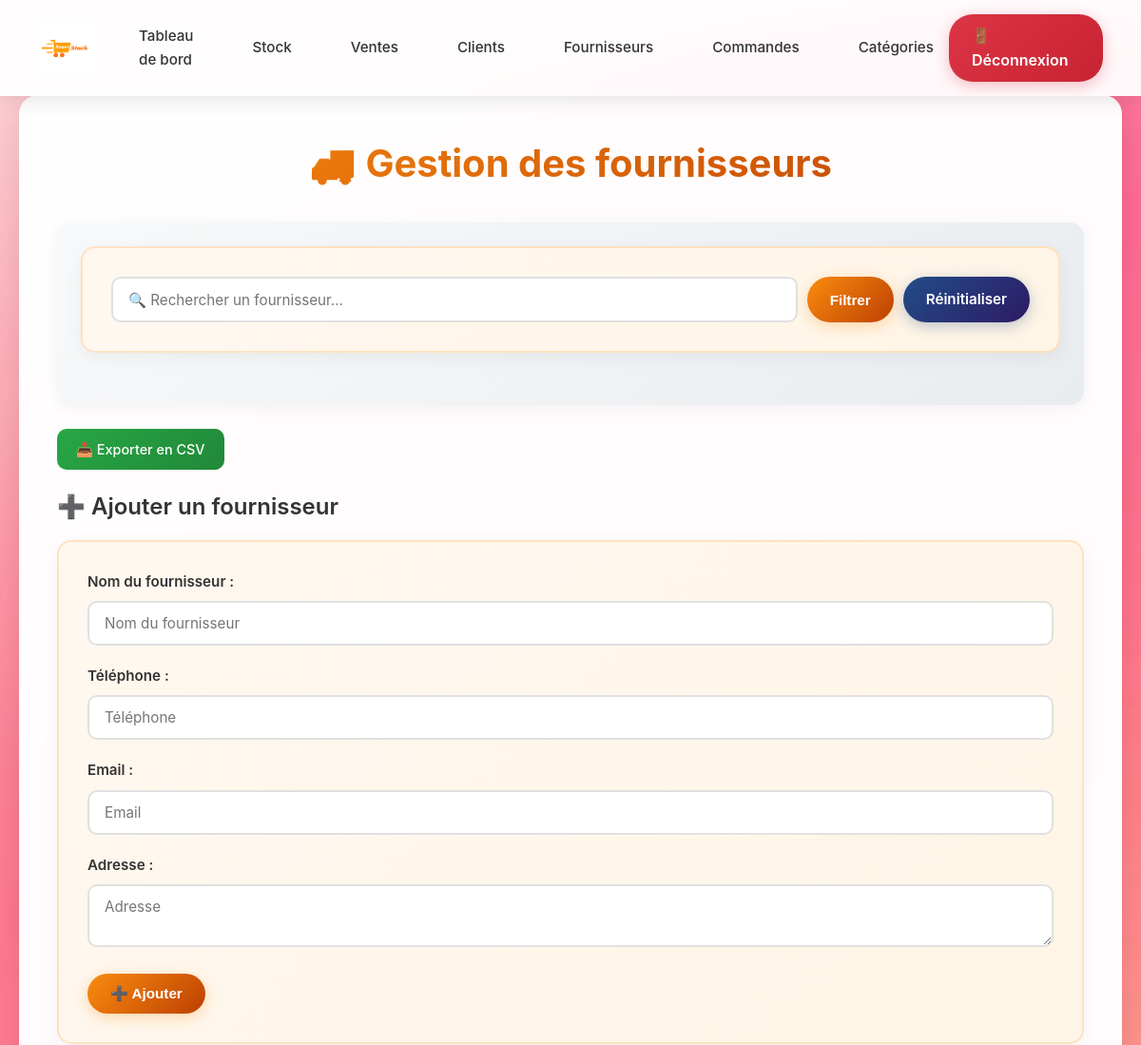
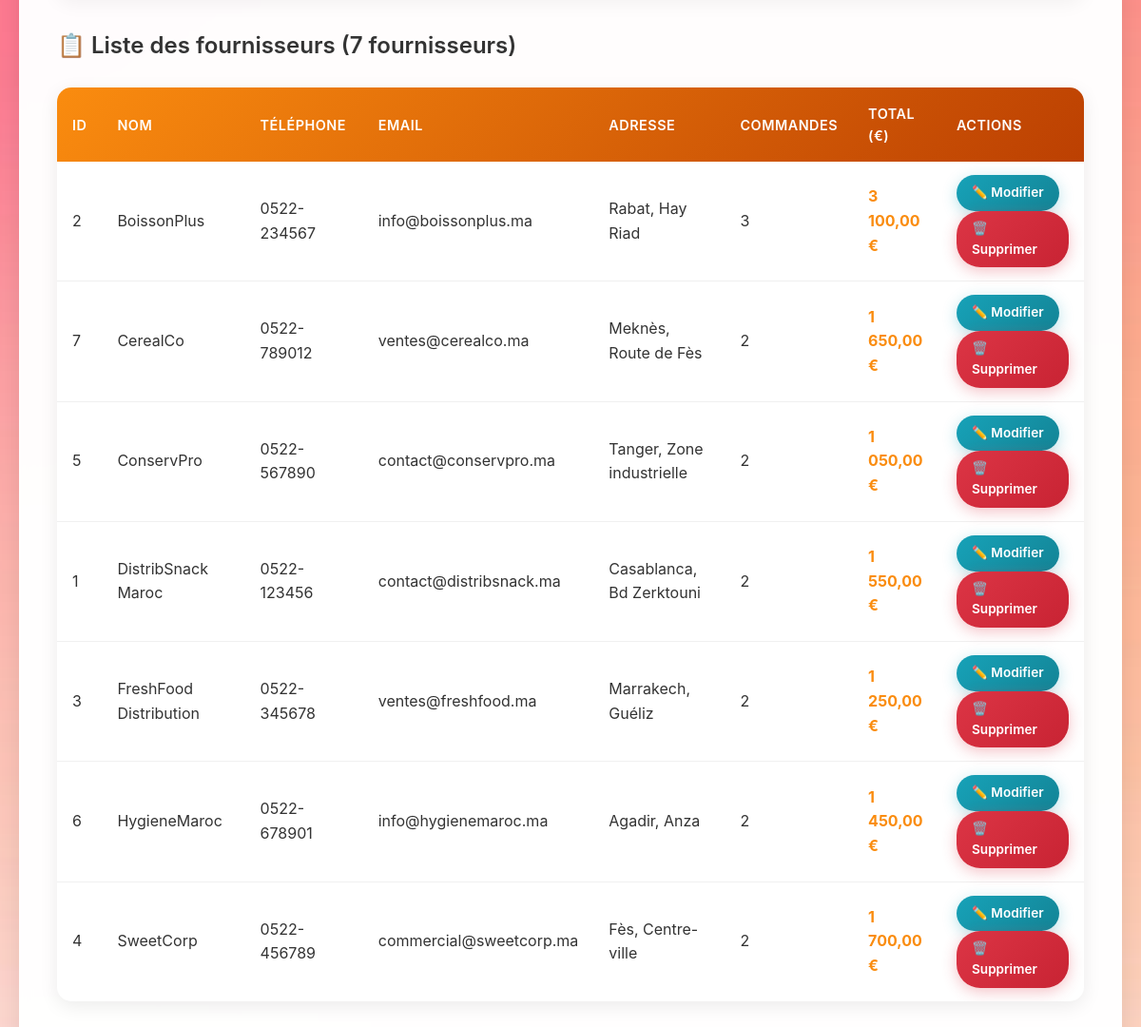
/pages/fournisseurs/fournisseurs.php (signed in), run on the app's committed database (2 pictures, top to bottom).
### tables this page shows
CREATE TABLE fournisseurs (
    id INT AUTO_INCREMENT PRIMARY KEY,
    nom VARCHAR(100) NOT NULL,
    telephone VARCHAR(20),
    email VARCHAR(100),
    adresse TEXT
);

### pages/fournisseurs/fournisseurs.php (the view, shortened to what this page needs)
<?php
include('../../config/db_conn.php');
$role = $_SESSION['role'];
$peut_modifier = in_array($role, ['admin', 'responsable_approvisionnement']);
$page = isset($_GET['page']) ? max(1, intval($_GET['page'])) : 1;
$per_page = 15;
$offset = ($page - 1) * $per_page;
$recherche = isset($_GET['recherche']) ? trim($_GET['recherche']) : '';
$where_clause = "";
$params = [];
$types = "";
$count_query = "SELECT COUNT(*) as total FROM fournisseurs $where_clause";
if (!empty($params)) {
    $stmt = mysqli_prepare($conn, $count_query);
    mysqli_stmt_bind_param($stmt, $types, ...$params);
    mysqli_stmt_execute($stmt);
    $count_result = mysqli_stmt_get_result($stmt);
    $total_rows = mysqli_fetch_assoc($count_result)['total'];
    mysqli_stmt_close($stmt);
} else {
    $count_result = mysqli_query($conn, $count_query);
    $total_rows = mysqli_fetch_assoc($count_result)['total'];
}
$query = "SELECT f.*, COUNT(DISTINCT a.id) as nb_commandes, COALESCE(SUM(a.montant_total), 0) as total_commandes
          FROM fournisseurs f
          LEFT JOIN achats a ON f.id = a.id_fournisseur
          $where_clause
          GROUP BY f.id
          ORDER BY f.nom ASC
          LIMIT ? OFFSET ?";
$params[] = $per_page;
$params[] = $offset;
$types .= "ii";
$stmt = mysqli_prepare($conn, $query);
mysqli_stmt_bind_param($stmt, $types, ...$params);
mysqli_stmt_execute($stmt);
$result = mysqli_stmt_get_result($stmt);
$fournisseur_edit = null;
?>
<!DOCTYPE html>
<html lang="fr">
<head>
<link rel="stylesheet" href="../../assets/css/styles_connected.css">
</head>
<body>
<header>
    <nav class="navbar">
        <div class="nav-left">
            <a href="index.php" class="logo-link">
                <img src="../../assets/images/logo_epicerie.png" alt="Logo" class="logo-navbar">
            </a>
            <a href="index.php" class="nav-link">Tableau de bord</a>
            <a href="stock.php" class="nav-link">Stock</a>
            <a href="ventes.php" class="nav-link">Ventes</a>
            <a href="clients.php" class="nav-link">Clients</a>
            <a href="fournisseurs.php" class="nav-link">Fournisseurs</a>
            <a href="commandes.php" class="nav-link">Commandes</a>
            <a href="categories.php" class="nav-link">Catégories</a>
        </div>
        <a href="logout.php" class="logout">🚪 Déconnexion</a>
    </nav>
</header>
<div class="main-container">
    <div class="content-wrapper">
    <h1>🚚 Gestion des fournisseurs</h1>
    <div class="filters">
        <form method="GET" style="display: flex; gap: 10px; width: 100%;">
            <input type="text" name="recherche" placeholder="🔍 Rechercher un fournisseur..." value="<?= htmlspecialchars($recherche) ?>" style="flex: 1;">
            <button type="submit" class="btn">Filtrer</button>
            <a href="fournisseurs.php" class="btn btn-secondary">Réinitialiser</a>
        </form>
    </div>
    <div class="export-buttons">
        <a href="?export=csv">📥 Exporter en CSV</a>
    </div>
    <?php if ($peut_modifier): ?>
        <h3><?= $fournisseur_edit ? '✏️ Modifier un fournisseur' : '➕ Ajouter un fournisseur' ?></h3>
        <form method="POST">
            <div class="form-group">
                <label>Nom du fournisseur :</label>
                <input type="text" name="nom" placeholder="Nom du fournisseur" value="<?= $fournisseur_edit ? htmlspecialchars($fournisseur_edit['nom']) : '' ?>" required>
            </div>
            <div class="form-group">
                <label>Téléphone :</label>
                <input type="text" name="telephone" placeholder="Téléphone" value="<?= $fournisseur_edit ? htmlspecialchars($fournisseur_edit['telephone']) : '' ?>">
            </div>
            <div class="form-group">
                <label>Email :</label>
                <input type="email" name="email" placeholder="Email" value="<?= $fournisseur_edit ? htmlspecialchars($fournisseur_edit['email']) : '' ?>">
            </div>
            <div class="form-group">
                <label>Adresse :</label>
                <textarea name="adresse" placeholder="Adresse"><?= $fournisseur_edit ? htmlspecialchars($fournisseur_edit['adresse']) : '' ?></textarea>
            </div>
            <button type="submit" name="<?= $fournisseur_edit ? 'modifier' : 'ajouter' ?>" class="btn">
                <?= $fournisseur_edit ? '✏️ Modifier' : '➕ Ajouter' ?>
            </button>
        </form>
    <?php endif; ?>
        <h3>📋 Liste des fournisseurs (<?= $total_rows ?> fournisseur<?= $total_rows > 1 ? 's' : '' ?>)</h3>
    <table>
            <thead>
        <tr>
            <th>ID</th>
            <th>Nom</th>
            <th>Téléphone</th>
            <th>Email</th>
            <th>Adresse</th>
                    <th>Commandes</th>
                    <th>Total (€)</th>
                    <?php if ($peut_modifier): ?><th>Actions</th><?php endif; ?>
        </tr>
            </thead>
            <tbody>
                <?php
                if (mysqli_num_rows($result) > 0):
                    while ($row = mysqli_fetch_assoc($result)):
                ?>
        <tr>
            <td><?= $row['id'] ?></td>
            <td><?= htmlspecialchars($row['nom']) ?></td>
            <td><?= htmlspecialchars($row['telephone']) ?></td>
            <td><?= htmlspecialchars($row['email']) ?></td>
            <td><?= htmlspecialchars($row['adresse']) ?></td>
                    <td><?= $row['nb_commandes'] ?></td>
                    <td style="font-weight: bold; color: var(--primary-color);"><?= number_format($row['total_commandes'], 2, ',', ' ') ?> €</td>
            <?php if ($peut_modifier): ?>
                        <td>
                            <a href="?edit=<?= $row['id'] ?>&<?= http_build_query(array_merge($_GET, ['edit' => $row['id']])) ?>" class="btn btn-info btn-sm">✏️ Modifier</a>
                            <a href="?supprimer=<?= $row['id'] ?>" class="btn btn-danger btn-sm" onclick="return confirm('Êtes-vous sûr ?')">🗑️ Supprimer</a>
                        </td>
            <?php endif; ?>
        </tr>
                <?php
                    endwhile;
                endif; ?>
            </tbody>
    </table>
    </div>
</div>
</body>
</html>

### data on the page
fournisseurs: id "2", nom "BoissonPlus", telephone "0522-234567", email "info@boissonplus.ma", adresse "Rabat, Hay Riad", nb_commandes "3", total_commandes "3 100,00"
fournisseurs: id "7", nom "CerealCo", telephone "0522-789012", email "ventes@cerealco.ma", adresse "Meknès, Route de Fès", nb_commandes "2", total_commandes "1 650,00"
fournisseurs: id "5", nom "ConservPro", telephone "0522-567890", email "contact@conservpro.ma", adresse "Tanger, Zone industrielle", nb_commandes "2", total_commandes "1 050,00"
fournisseurs: id "1", nom "DistribSnack Maroc", telephone "0522-123456", email "contact@distribsnack.ma", adresse "Casablanca, Bd Zerktouni", nb_commandes "2", total_commandes "1 550,00"
fournisseurs: id "3", nom "FreshFood Distribution", telephone "0522-345678", email "ventes@freshfood.ma", adresse "Marrakech, Guéliz", nb_commandes "2", total_commandes "1 250,00"
fournisseurs: id "6", nom "HygieneMaroc", telephone "0522-678901", email "info@hygienemaroc.ma", adresse "Agadir, Anza", nb_commandes "2", total_commandes "1 450,00"
fournisseurs: id "4", nom "SweetCorp", telephone "0522-456789", email "commercial@sweetcorp.ma", adresse "Fès, Centre-ville", nb_commandes "2", total_commandes "1 700,00"

### other printed values
$total_rows "7"
